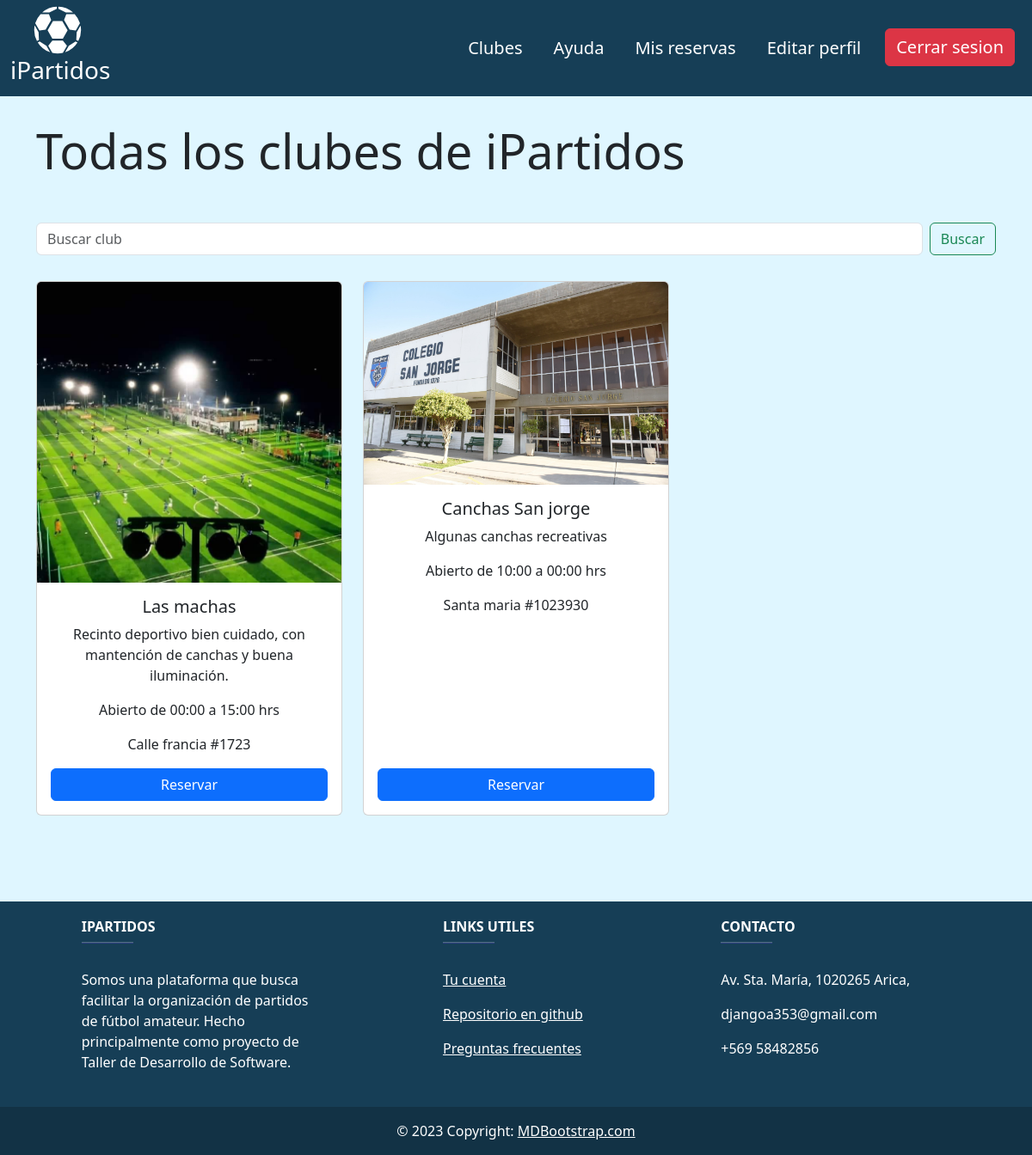
Page /clubes/all/ (signed in) on the committed database.
### registration/models.py (models this page shows, shortened)
class UsuarioProfile(AbstractUser):
    name = models.CharField(max_length=200, default='', verbose_name="Nombre")
    last_name = models.CharField(max_length=200, default='', verbose_name="Apellido")
    email = models.EmailField(max_length=254, unique=True, default='')
    phoneNumber = models.CharField(max_length=20, blank=True, verbose_name='Número de teléfono', default='1234567890')
    role = models.CharField(max_length=100, default='client', verbose_name='Crear cuenta como club')
    state = models.BooleanField(default=True)

class Tenant(UsuarioProfile):
    fieldsNetWorth = models.FloatField(default=0.0)
    clubName = models.CharField(max_length=200, default='')
    clubDescription = models.CharField(max_length=200, default='')
    clubPhoto = models.ImageField(upload_to='club_photos', null=True, blank=True)
    clubAddress = models.CharField(max_length=200, default='')
    clubApertureTime = models.TimeField('Hora de apertura', null=True, blank=True,)
    clubClosureTime = models.TimeField('Hora de cierre', null=True, blank=True,)
    class Meta:
        verbose_name = 'Arrendatario'
        verbose_name_plural = 'Arrendatarios'

### clubes/views.py (the view)
# urls.py: path('all/', ClubsListView.as_view(), name='all'),
class ClubsListView(ListView):
    model = Tenant
    template_name = 'clubes/clubs_list.html'
    context_object_name = 'clubs'
    def get_queryset(self):
        search = self.request.GET.get('search', '')
        return Tenant.objects.filter(clubName__icontains=search)

### clubes/templates/clubes/clubs_list.html
{% extends 'core/base.html' %}
{% block content %}
<div class="container-md">
    {% load static %}
    <h1 class="display-4" style="margin-top: 30px; margin-bottom: 50px;">Todas los clubes de iPartidos</h1>
    <form class="d-flex" role="search" method="get">
        <input name="search" class="form-control me-2" type="search" placeholder="Buscar club" aria-label="Search">
        <button class="btn btn-outline-success" type="submit">Buscar</button>
    </form>
    <div class="row" style="margin-top: 30px;">
        {% for club in clubs %}
            {% if club.clubName or club.clubDescription or club.clubAddress %}
            <div class="col-md-4 d-flex align-items-stretch">
                <div class="card" style="width: 100%; min-height: 400px; display: flex; flex-direction: column;">
                    {% if club.clubPhoto %}
                        <img style="object-fit: cover; max-height: 350px;" src="{{ club.clubPhoto.url }}" class="card-img-top" alt="...">
                    {% else %}
                        <img src="{% static 'core/img/noPhoto.jpg' %}" class="card-img-top" alt="...">
                    {% endif %}
                    <div class="card-body d-flex flex-column justify-content-between">
                        <div>
                            <h5 class="card-title">{{ club.clubName }}</h5>
                            <p>{{ club.clubDescription }}</p>
                            <div class="card-text">
                                    Abierto de {{ club.clubApertureTime|date:"H:i" }} a {{ club.clubClosureTime|date:"H:i" }} hrs</p>
                                <p>{{ club.clubAddress }}</p>
                            </div>
                        </div>
                        {% if request.user.role == 'client' %}
                            <a href="{% url 'field_detail' pk=club.id %}" class="btn btn-primary btn-block">Reservar</a>
                        {% elif not request.user.is_authenticated %}
                            <a href="{% url 'login' %}" class="btn btn-primary btn-block">Reservar</a>
                        {% endif %}
                    </div>
                </div>
            </div>
            {% endif %}
        {% endfor %}
    </div>
</div>
{% include 'core/footer.html' %}
{% endblock %}

### core/static/core/css/style.css (style rules this page uses)
body { background: #DFF6FF; margin: 0; }
.card-body { display: flex; justify-content: space-between; }
.card-body { display: flex; flex-direction: column; align-items: center; text-align: center; }
.card-text { display: flex; flex-direction: column; align-items: center; }
.btn-block { width: 100%; }

### rows in the picture
Tenant: clubPhoto (picture), clubName "Las machas", clubDescription "Recinto deportivo bien cuidado, con mantención de canchas y buena iluminación.", clubApertureTime "00:00", clubClosureTime "15:00", clubAddress "Calle francia #1723"
Tenant: clubPhoto (picture), clubName "Canchas San jorge", clubDescription "Algunas canchas recreativas", clubApertureTime "10:00", clubClosureTime "00:00", clubAddress "Santa maria #1023930"
